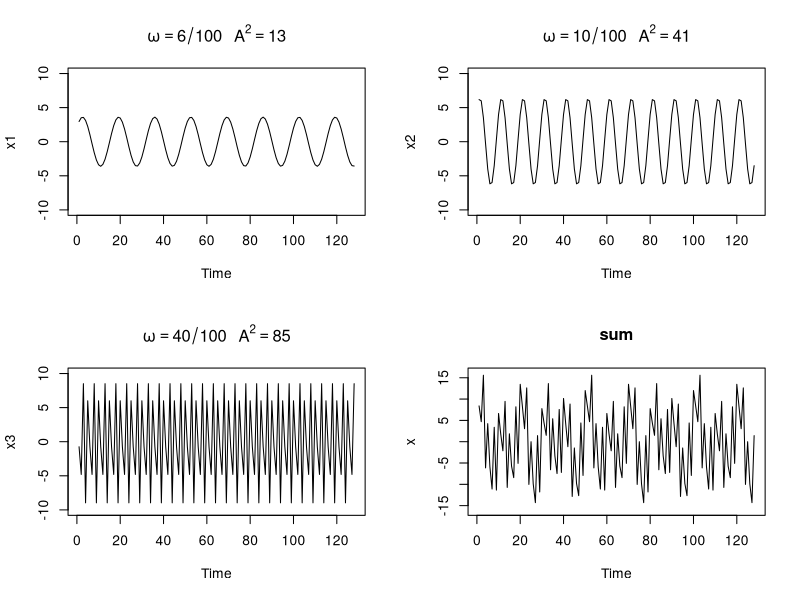
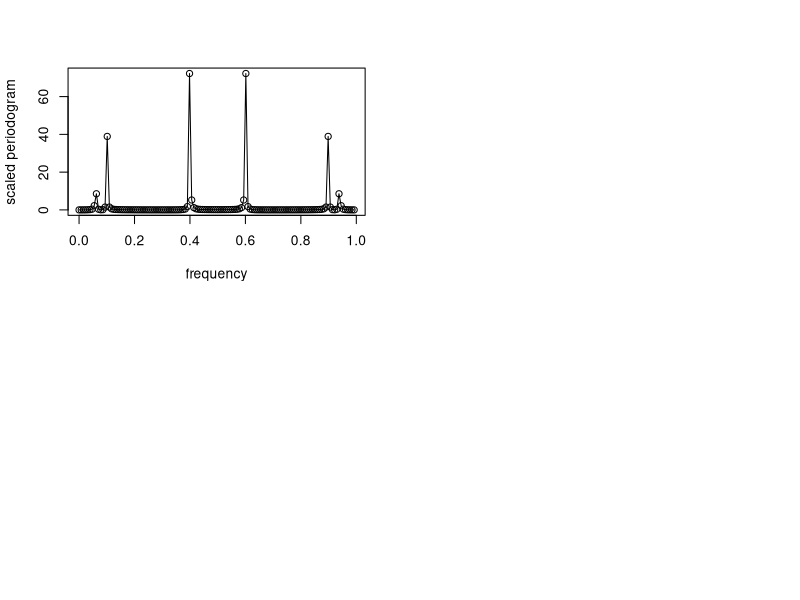

R code for these plots, in order:
x1 = 2*cos(2*pi*1:128*6/100) + 3*sin(2*pi*1:128*6/100) 
x2 = 4*cos(2*pi*1:128*10/100) + 5*sin(2*pi*1:128*10/100) 
x3 = 6*cos(2*pi*1:128*40/100) + 7*sin(2*pi*1:128*40/100) 
x =x1+x2+x3
par(mfrow=c(2,2))
plot.ts(x1, ylim=c(-10,10), main=expression(omega==6/100~~~A^2==13))
plot.ts(x2, ylim=c(-10,10), main=expression(omega==10/100~~~A^2==41))
plot.ts(x3, ylim=c(-10,10), main=expression(omega==40/100~~~A^2==85))
plot.ts(x,  ylim=c(-16,16), main="sum")

P = Mod(2*fft(x)/128)^2;  Fr = 0:127/128
plot(Fr, P, type="o", xlab="frequency", ylab="scaled periodogram")